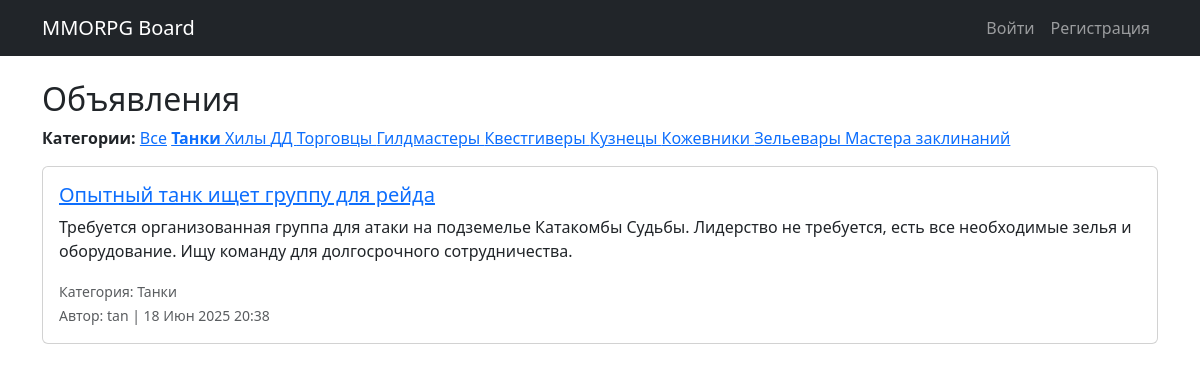
/?category=tank, run on the app's committed database.
### board/models.py (models this page shows, shortened)
class Category(models.Model):
    name = models.CharField(max_length=100, unique=True, choices=CATEGORY_CHOICES)

class Post(models.Model):
    author = models.ForeignKey(User, on_delete=models.CASCADE)
    title = models.CharField(max_length=100)
    content = RichTextUploadingField()
    category = models.ForeignKey(Category, on_delete=models.SET_NULL, null=True)
    created_at = models.DateTimeField(auto_now_add=True)
    updated_at = models.DateTimeField(auto_now=True)
    class Meta:
        ordering = ['-created_at']
        verbose_name = 'Объявление'
        verbose_name_plural = 'Объявления'

### board/views.py (the view)
# urls.py: path('', PostListView.as_view(), name='post_list'),
class PostListView(ListView):
    model = Post
    template_name = 'board/post_list.html'
    context_object_name = 'posts'
    paginate_by = 5
    def get_queryset(self):
        queryset = Post.objects.all().order_by('-created_at')
        category_id = self.request.GET.get('category')
        if category_id:
            queryset = queryset.filter(category__name=category_id)
        return queryset
    def get_context_data(self, **kwargs):
        context = super().get_context_data(**kwargs)
        context['categories'] = Category.objects.all()
        return context

### templates/board/post_list.html (shortened to what this page needs)
{% extends 'base.html' %}
{% block content %}
<h2>Объявления</h2>
<nav class="mb-3">
  <strong>Категории:</strong>
  <a href="{% url 'post_list' %}" {% if not request.GET.category %}class="fw-bold"{% endif %}>Все</a>
  {% for category in categories %}
    <a href="{% url 'post_list' %}?category={{ category.name }}" {% if request.GET.category == category.name %}class="fw-bold"{% endif %}>
      {{ category.get_name_display }}
    </a>
  {% endfor %}
</nav>
{% for post in posts %}
  <div class="card mb-3">
    <div class="card-body">
      <h5 class="card-title">
        <a href="{% url 'post_detail' post.pk %}">{{ post.title }}</a>
      </h5>
      <p class="card-text">{{ post.content|truncatewords:25 }}</p>
      <p class="card-text">
        <small class="text-muted">
          Категория: {{ post.category.get_name_display }}<br>
          Автор: {{ post.author.username }} | {{ post.created_at|date:"d M Y H:i" }}
        </small>
      </p>
    </div>
  </div>
{% empty %}
  <p>Объявлений пока нет.</p>
{% endfor %}
{% endblock %}

### data on the page
Category: name "Танки"
Category: name "Хилы"
Category: name "ДД"
Category: name "Торговцы"
Category: name "Гилдмастеры"
Category: name "Квестгиверы"
Category: name "Кузнецы"
Category: name "Кожевники"
Category: name "Зельевары"
Category: name "Мастера заклинаний"
Post: title "Опытный танк ищет группу для рейда", content "Требуется организованная группа для атаки на подземелье Катакомбы Судьбы. Лидерство не требуется, есть все необходимые зелья и оборудование. Ищу команду для долгосрочного сотрудничества.", category.name "Танки", author.username "tan", created_at "18 Июн 2025 20:38"
